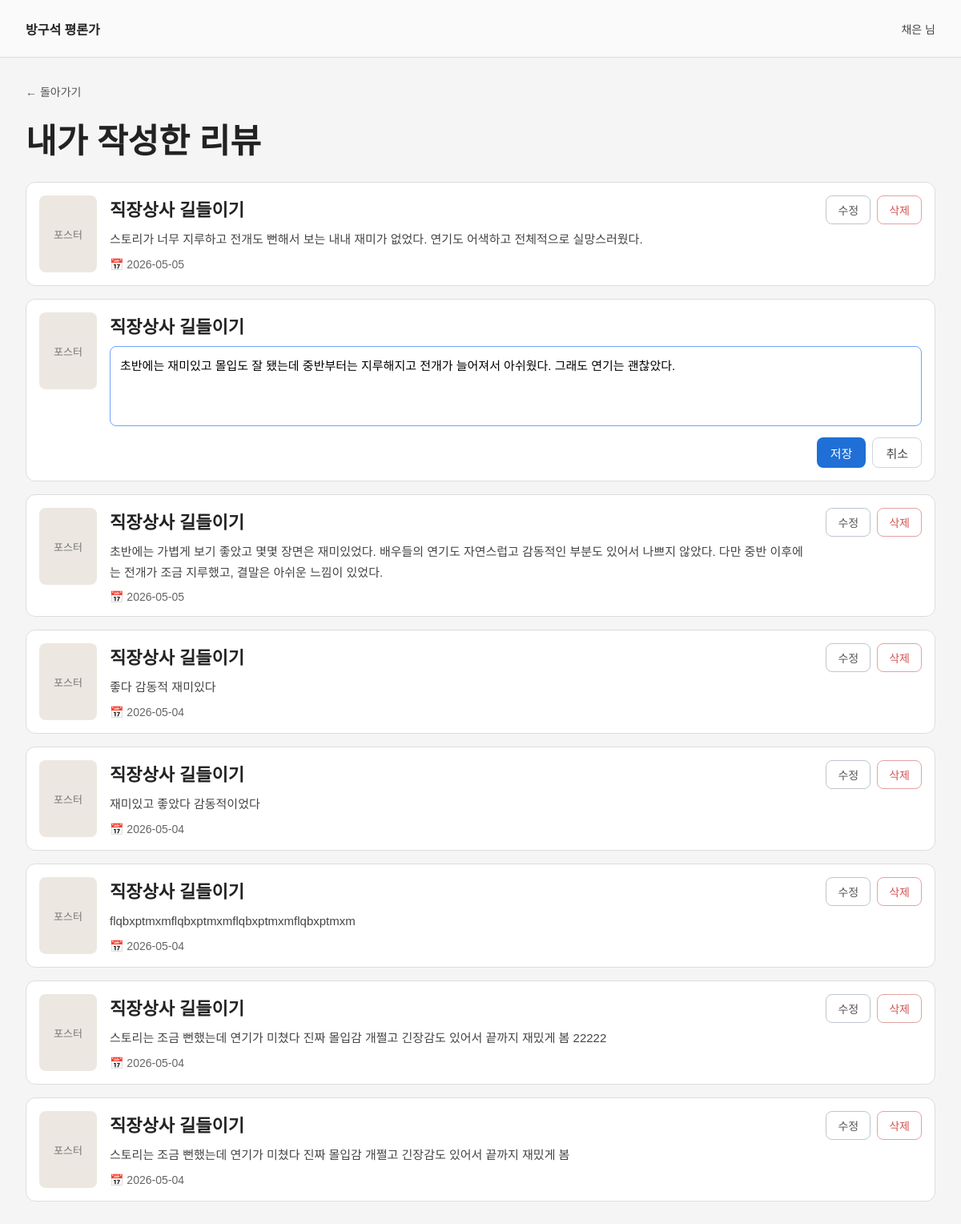
The app's page /my-reviews?mode=edit&edit_id=7 (signed in) with its own data.
### tables this page shows
CREATE TABLE reviews (
            id INTEGER PRIMARY KEY AUTOINCREMENT,
            user_id INTEGER NOT NULL,
            movie_id INTEGER NOT NULL,
            movie_title TEXT NOT NULL,
            content TEXT NOT NULL,
            created_at TEXT DEFAULT CURRENT_TIMESTAMP
        );

### app.py (the view)
@app.route("/my-reviews")
def my_reviews():
    if not login_required():
        return redirect(url_for("login"))
    mode = request.args.get("mode", "")
    edit_id = request.args.get("edit_id", "")
    delete_id = request.args.get("delete_id", "")
    conn = get_db()
    rows = conn.execute(
        "SELECT * FROM reviews WHERE user_id = ? ORDER BY id DESC",
        (session["user_id"],)
    ).fetchall()
    conn.close()
    reviews = []
    for row in rows:
        item = dict(row)
        item["title"] = item["movie_title"]
        item["date"] = item["created_at"][:10]
        item["editing"] = str(item["id"]) == edit_id and mode == "edit"
        reviews.append(item)
    delete_review = None
    if mode == "delete" and delete_id:
        for review in reviews:
            if str(review["id"]) == delete_id:
                delete_review = review
                break
    return render_template(
        "my_reviews.html",
        nickname=get_nickname(),
        reviews=reviews,
        delete_review=delete_review
    )

### app.py (called while the page is built)
def get_db():
    conn = sqlite3.connect(DB_NAME)
    conn.row_factory = sqlite3.Row
    return conn

def login_required():
    return "user_id" in session

def get_current_user():
    if "user_id" not in session:
        return None
    conn = get_db()
    user = conn.execute("SELECT * FROM users WHERE id = ?", (session["user_id"],)).fetchone()
    conn.close()
    return user

def get_nickname():
    user = get_current_user()
    if user:
        return user["nickname"] + " 님"
    return "게스트 님"

### templates/my_reviews.html (shortened to what this page needs)
<!DOCTYPE html>
<html lang="ko">
<head>
    <link rel="stylesheet" href="{{ url_for('static', filename='style.css') }}">
</head>
<body>
    <div class="simple-page">
        <div class="simple-header">
            <div class="brand">방구석 평론가</div>
            <div class="nickname">{{ nickname }}</div>
        </div>
        <div class="simple-content">
            <a href="/main" class="back-link">← 돌아가기</a>
            <h1 class="simple-title">내가 작성한 리뷰</h1>
            {% for review in reviews %}
            <div class="simple-review-card">
                <div class="simple-review-poster">포스터</div>
                <div class="simple-review-body">
                    <div class="simple-review-movie">{{ review.title }}</div>
                    {% if review.editing %}
                    <textarea class="simple-edit-textarea">{{ review.content }}</textarea>
                    <div class="simple-review-buttons">
                        <a href="/my-reviews" class="btn btn-primary small-btn">저장</a>
                        <a href="/my-reviews" class="btn btn-secondary small-btn">취소</a>
                    </div>
                    {% else %}
                    <p class="simple-review-text">{{ review.content }}</p>
                    <div class="simple-review-date">📅 {{ review.date }}</div>
                    {% endif %}
                </div>
                {% if not review.editing %}
                <div class="simple-review-actions">
                    <a href="/my-reviews?mode=edit&edit_id={{ review.id }}" class="btn-outline">수정</a>
                    <a href="/my-reviews?mode=delete&delete_id={{ review.id }}" class="btn-outline danger">삭제</a>
                </div>
                {% endif %}
            </div>
            {% endfor %}
        </div>
    </div>
</body>
</html>

### static/style.css (style rules this page uses)
* { box-sizing: border-box; margin: 0; padding: 0; font-family: "Malgun Gothic", "Apple SD Gothic Neo", sans-serif; }
body { background: #f3f4f6; color: #222; }
a { text-decoration: none; color: inherit; }
.btn { display: inline-flex; justify-content: center; align-items: center; height: 44px; padding: 0 18px; border-radius: 8px; font-size: 15px; border: 1px solid transparent; cursor: pointer; }
.btn-primary { background: #1f6fd6; color: white; }
.btn-secondary { background: white; border-color: #cfd4dc; color: #444; }
.small-btn { height: 38px; padding: 0 16px; }
.brand { font-size: 16px; font-weight: 700; }
.nickname { font-size: 14px; color: #444; }
.back-link { display: inline-block; margin-bottom: 18px; color: #555; font-size: 14px; }
.btn-outline { display: inline-flex; align-items: center; justify-content: center; min-width: 52px; height: 36px; padding: 0 14px; border: 1px solid #bfc5ce; border-radius: 8px; background: white; color: #555; font-size: 14px; }
.btn-outline.danger { color: #d35454; border-color: #e2a2a2; }
.simple-page { min-height: 100vh; background: #f5f5f5; color: #222; }
.simple-header { height: 72px; padding: 0 32px; border-bottom: 1px solid #ddd; background: #fafafa; display: flex; align-items: center; justify-content: space-between; }
.simple-content { max-width: 1200px; margin: 0 auto; padding: 32px; }
.simple-title { font-size: 42px; font-weight: 800; margin-bottom: 24px; }
.simple-review-card { display: flex; gap: 16px; align-items: flex-start; background: white; border: 1px solid #ddd; border-radius: 12px; padding: 16px; margin-bottom: 16px; }
.simple-review-poster { width: 72px; height: 96px; border-radius: 8px; background: #ece8e1; color: #777; display: flex; align-items: center; justify-content: center; flex-shrink: 0; font-size: 13px; }
.simple-review-body { flex: 1; }
.simple-review-movie { font-size: 22px; font-weight: 700; margin-bottom: 10px; }
.simple-review-text { font-size: 15px; line-height: 1.7; color: #444; margin-bottom: 10px; }
.simple-review-date { font-size: 14px; color: #666; }
.simple-review-actions { display: flex; gap: 8px; flex-shrink: 0; }
.simple-edit-textarea { width: 100%; height: 100px; border: 1px solid #6fa3ff; border-radius: 8px; resize: none; padding: 12px; font-size: 15px; background: white; }
.simple-review-buttons { margin-top: 10px; display: flex; justify-content: flex-end; gap: 8px; }

### records on screen
reviews: title "직장상사 길들이기", content "스토리가 너무 지루하고 전개도 뻔해서 보는 내내 재미가 없었다. 연기도 어색하고 전체적으로 실망스러웠다.", date "2026-05-05"
reviews: title "직장상사 길들이기", content "초반에는 재미있고 몰입도 잘 됐는데 중반부터는 지루해지고 전개가 늘어져서 아쉬웠다. 그래도 연기는 괜찮았다."
reviews: title "직장상사 길들이기", content "초반에는 가볍게 보기 좋았고 몇몇 장면은 재미있었다. 배우들의 연기도 자연스럽고 감동적인 부분도 있어서 나쁘지 않았다. 다만 중반 이후에는 전개가 조금 지루했고, 결말은 아쉬운 느낌이 있었다.", date "2026-05-05"
reviews: title "직장상사 길들이기", content "좋다 감동적 재미있다", date "2026-05-04"
reviews: title "직장상사 길들이기", content "재미있고 좋았다 감동적이었다", date "2026-05-04"
reviews: title "직장상사 길들이기", content "flqbxptmxmflqbxptmxmflqbxptmxmflqbxptmxm", date "2026-05-04"
reviews: title "직장상사 길들이기", content "스토리는 조금 뻔했는데 연기가 미쳤다 진짜 몰입감 개쩔고 긴장감도 있어서 끝까지 재밌게 봄 22222", date "2026-05-04"
reviews: title "직장상사 길들이기", content "스토리는 조금 뻔했는데 연기가 미쳤다 진짜 몰입감 개쩔고 긴장감도 있어서 끝까지 재밌게 봄", date "2026-05-04"

### other values on screen
{{ nickname }} "채은 님"
